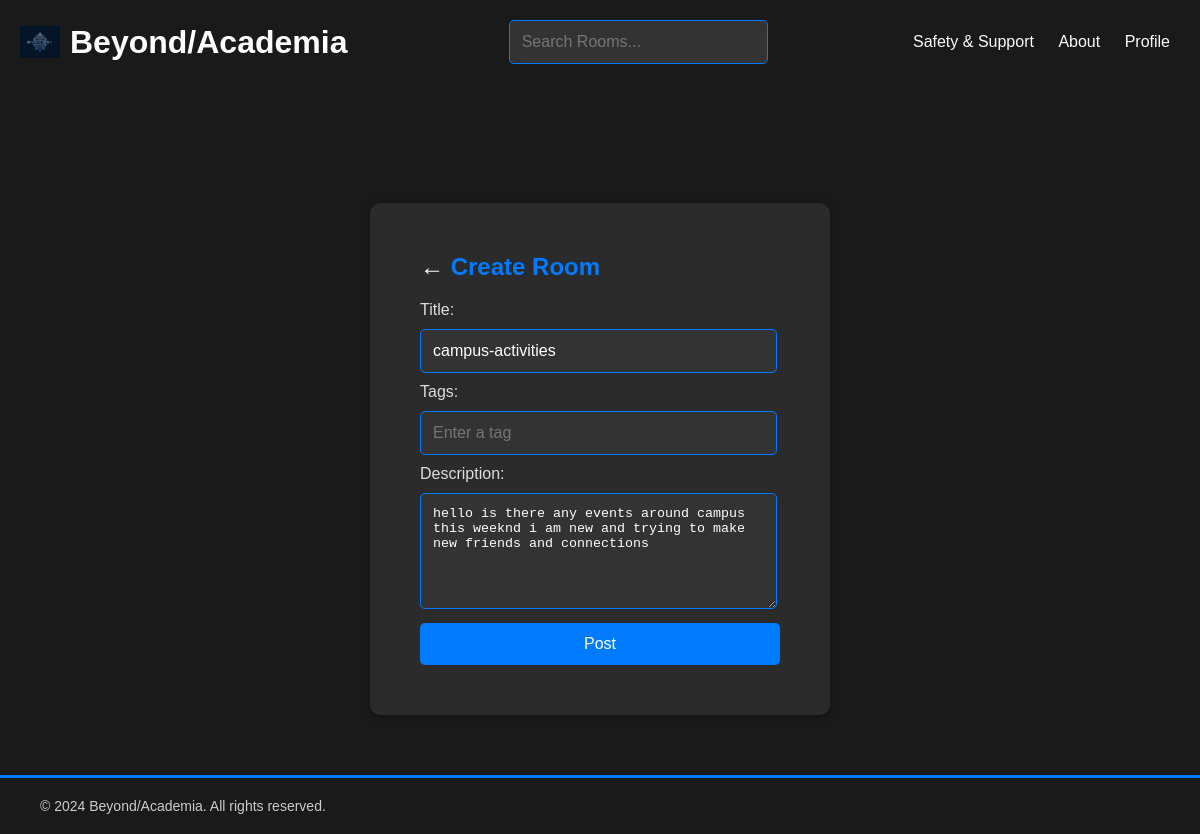
Page /update-room/23/ (signed in) on the committed database.
### base/models.py (models this page shows, shortened)
class Room(models.Model):
    host = models.ForeignKey(User, on_delete=models.SET_NULL, null=True)
    topic = models.ForeignKey(Topic, on_delete=models.SET_NULL, null=True)
    name = models.CharField(max_length=200)
    description = models.TextField(null=True, blank=True)
    participants = models.ManyToManyField(User, related_name='participants', blank=True)
    updated = models.DateTimeField(auto_now=True)
    created = models.DateTimeField(auto_now_add=True)
    class Meta:
        ordering = ['-updated','created']

### base/views.py (the view)
# urls.py: path('update-room/<str:pk>/', views.updateRoom, name="update-room"),
@login_required(login_url='login')
def updateRoom(request, pk):
    room = Room.objects.get(id=pk)
    form = RoomForm(instance=room)
    if request.user != room.host:  # Consistent use of `host` field
        return HttpResponse('Must have created the post to edit.')
    if request.method == 'POST':
        form = RoomForm(request.POST, instance=room)
        if form.is_valid():
            form.save()
            return redirect('home')
    context = {'form': form}
    return render(request, 'base/room_form.html', context)

### base/forms.py
class RoomForm(ModelForm):
    topic = forms.CharField(max_length=100, widget=forms.TextInput(attrs={
        'placeholder': 'Enter a tag',
        'class': 'form-control'
    }))
    class Meta:
        model = Room
        fields = [ 'name', 'description']
        widgets = {
            'name': forms.TextInput(attrs={'class': 'form-control', 'placeholder': 'Enter room title'}),
            'description': forms.Textarea(attrs={'class': 'form-control', 'rows': 6, 'placeholder': 'room description'}),
        }

### base/templates/base/room_form.html (shortened to what this page needs)
{% extends 'main.html' %}
{% block content %}
<div>
    <div class="room-creation">
        <div class="room-creation-container" id="box1">
            <div class="pad">
                <h2><a href="/">←</a> Create Room</h2>
            <form action="#" method="POST">
                <label for="title">Title:</label>
                <br/>
                {{form.name}}
                <br/>
                <label for="tags">Tags:</label>
                <br/>
                {{ form.topic }}
                <br/>
                <label for="description">Description:</label>
                <br/>
                {{ form.description }}
                <br/>
                <button type="submit" >Post</button>
            </form>
            </div>
        </div>
    </div>
</div>
{% endblock content %}

### static/css/main.css (style rules this page uses)
body { background-color:#1a1a1a; font-family: Arial, sans-serif; margin: 0; padding: 0; color: #007BFF; align-items: center; }
label { font-size: 1rem; color: #ddd; margin-bottom: 5px; text-align: left; }
input[type="text"], input[type="password"], input[type="email"] { width: 100%; padding: 12px; margin: 10px 0; border: 1px solid #007BFF; border-radius: 5px; background-color: #333; color: white; font-size: 1rem; }

### base/templates/base/room_form.html (style rules this page uses)
.room-creation-container a { color: white; text-decoration: none; }
.pad { margin: 5%; }
.room-creation { display: flex; justify-content: center; align-items: center; height: calc(100vh - 50px); }
.room-creation-container { background-color: #2b2b2b; padding: 30px; border-radius: 10px; box-shadow: 0 2px 10px rgba(0, 0, 0, 0.3); width: 100%; max-width: 400px; }
.room-creation-container input { width: 92%; margin: 10px 0px; }
.room-creation-container textarea { width: 92%; background-color: #333; border: 1px solid #007BFF; padding: 12px; border-radius: 5px; margin: 10px 0px; color: white; }
.room-creation-container button { width: 100%; padding: 12px; background-color: #007BFF; color: white; border: none; border-radius: 5px; cursor: pointer; font-size: 1rem; transition: background-color 0.3s ease; }

### rows in the picture
Room: name "campus-activities", description "hello is there any events around campus this weeknd i am new and trying to make new friends and connections"
